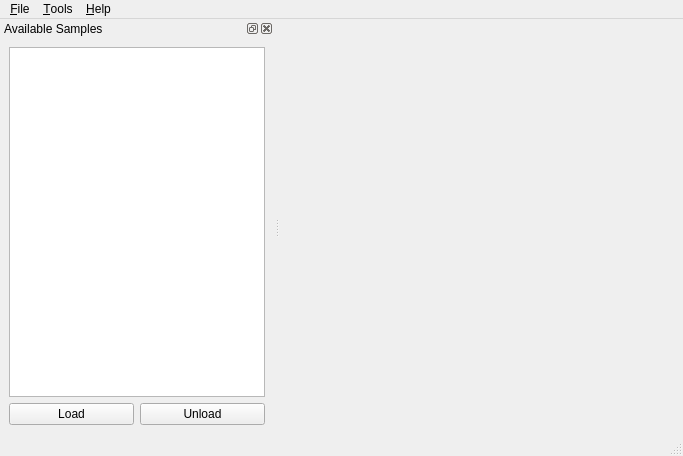
<?xml version="1.0" encoding="UTF-8"?>
<ui version="4.0">
 <class>MainWindow</class>
 <widget class="QMainWindow" name="MainWindow">
  <property name="geometry">
   <rect>
    <x>0</x>
    <y>0</y>
    <width>683</width>
    <height>456</height>
   </rect>
  </property>
  <property name="windowTitle">
   <string>Complex Application</string>
  </property>
  <widget class="QWidget" name="mCentralWidget">
   <layout class="QGridLayout" name="mGridLayout">
    <property name="leftMargin">
     <number>0</number>
    </property>
    <property name="topMargin">
     <number>0</number>
    </property>
    <property name="rightMargin">
     <number>0</number>
    </property>
    <property name="bottomMargin">
     <number>0</number>
    </property>
    <property name="spacing">
     <number>0</number>
    </property>
   </layout>
  </widget>
  <widget class="QMenuBar" name="mMenuBar">
   <property name="geometry">
    <rect>
     <x>0</x>
     <y>0</y>
     <width>683</width>
     <height>21</height>
    </rect>
   </property>
   <widget class="QMenu" name="mMenuFile">
    <property name="title">
     <string>&amp;File</string>
    </property>
    <addaction name="mActionExit"/>
   </widget>
   <widget class="QMenu" name="mMenuHelp">
    <property name="title">
     <string>&amp;Help</string>
    </property>
    <addaction name="mActionAbout"/>
   </widget>
   <widget class="QMenu" name="menu_Tools">
    <property name="title">
     <string>&amp;Tools</string>
    </property>
    <addaction name="mActionShowSampleList"/>
   </widget>
   <addaction name="mMenuFile"/>
   <addaction name="menu_Tools"/>
   <addaction name="mMenuHelp"/>
  </widget>
  <widget class="QDockWidget" name="mSampleDock">
   <property name="windowTitle">
    <string>Available Samples</string>
   </property>
   <attribute name="dockWidgetArea">
    <number>1</number>
   </attribute>
   <widget class="QWidget" name="mSampleWidget">
    <layout class="QGridLayout" name="mPluginDockLayout">
     <item row="1" column="0">
      <widget class="QPushButton" name="mSampleButtonLoad">
       <property name="text">
        <string>Load</string>
       </property>
      </widget>
     </item>
     <item row="1" column="1">
      <widget class="QPushButton" name="mSampleButtonUnload">
       <property name="text">
        <string>Unload</string>
       </property>
      </widget>
     </item>
     <item row="0" column="0" colspan="2">
      <widget class="QListWidget" name="mSampleList">
       <property name="editTriggers">
        <set>QAbstractItemView::NoEditTriggers</set>
       </property>
       <property name="showDropIndicator" stdset="0">
        <bool>false</bool>
       </property>
       <property name="sortingEnabled">
        <bool>true</bool>
       </property>
      </widget>
     </item>
    </layout>
   </widget>
  </widget>
  <widget class="QStatusBar" name="mStatusBar"/>
  <action name="mActionExit">
   <property name="text">
    <string>&amp;Exit</string>
   </property>
   <property name="toolTip">
    <string>Exit Application</string>
   </property>
  </action>
  <action name="mActionAbout">
   <property name="text">
    <string>About</string>
   </property>
  </action>
  <action name="mActionShowSampleList">
   <property name="checkable">
    <bool>true</bool>
   </property>
   <property name="checked">
    <bool>true</bool>
   </property>
   <property name="text">
    <string>Show Sample List</string>
   </property>
  </action>
 </widget>
 <resources>
  <include location="../qrc/Resource.qrc"/>
 </resources>
 <connections/>
</ui>
